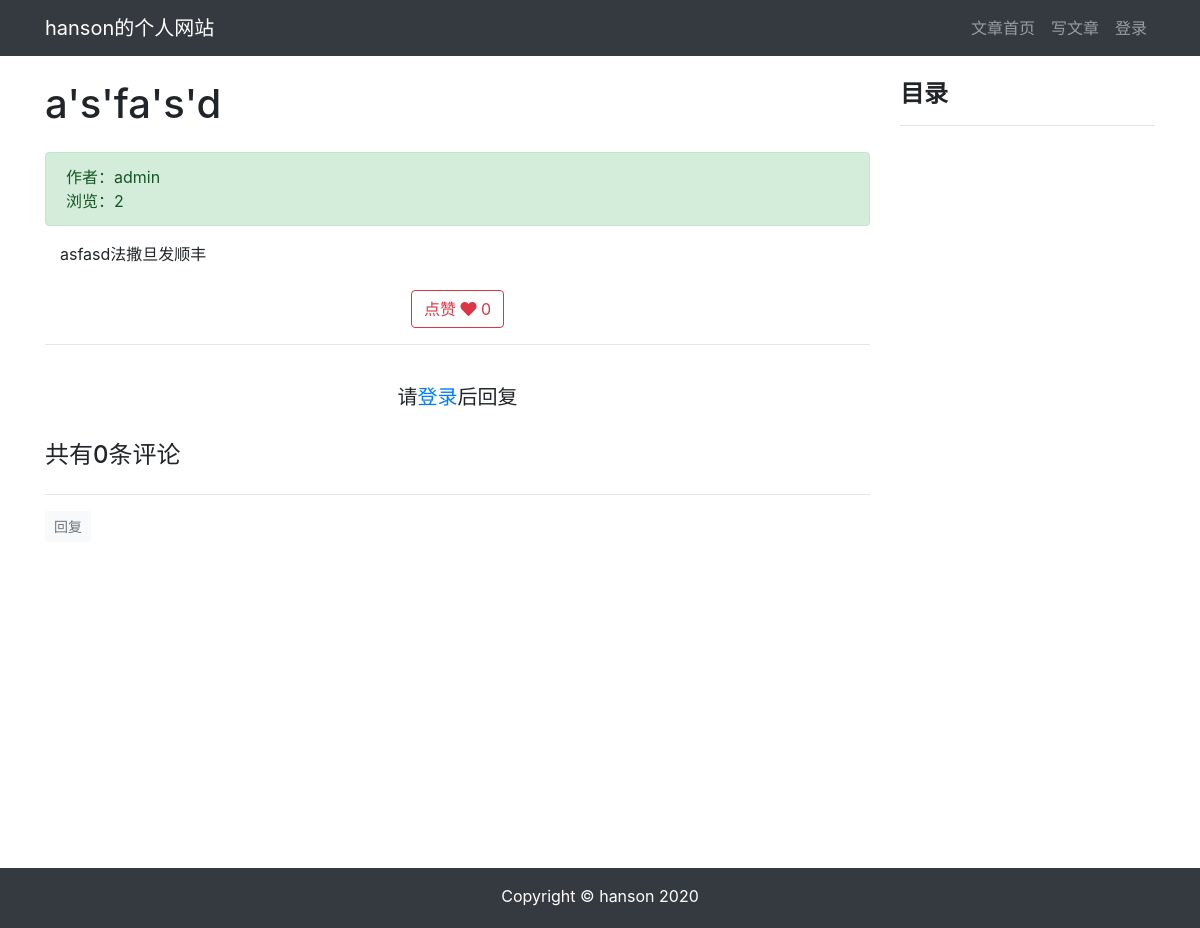
Screenshot of /article/article-detail/25/ with the database file from the repository.
### article/models.py (models this page shows, shortened)
class ArticlePost(models.Model):
    author = models.ForeignKey(User, on_delete=models.CASCADE)
    total_views = models.PositiveIntegerField(default=0)
    column = models.ForeignKey(
        ArticleColumn,
        null=True,
        blank=True,
        on_delete=models.CASCADE,
        related_name='article'
    )
    tags = TaggableManager(blank=True)
    likes = models.PositiveIntegerField(default=0)
    title = models.CharField(max_length=100)
    avatar = models.ImageField(upload_to='article/%Y%m%d/', blank=True)
    body = models.TextField()
    created = models.DateTimeField(default=timezone.now)
    updated = models.DateTimeField(auto_now=True)
    class Meta:
        ordering = ('-created',)
    def save(self, *args, **kwargs):
        article = super(ArticlePost, self).save(*args, **kwargs)
        return article

### article/views.py (the view)
# urls.py: path('article-detail/<int:id>/', views.article_detail, name='article_detail'),
def article_detail(request, id):
    article = ArticlePost.objects.get(id=id)
    comments = Comment.objects.filter(article=id)
    article.total_views += 1
    article.save(update_fields=['total_views'])
    md = markdown.Markdown(
        extensions=[
        'markdown.extensions.extra',
        'markdown.extensions.codehilite',
        'markdown.extensions.toc',
        ]
    )
    article.body = md.convert(article.body)
    comment_form = CommentForm()
    context = { 'article': article, 'toc': md.toc, 'comments': comments, 'comment_form': comment_form }
    return render(request, 'article/detail.html', context)

### templates/article/detail.html (shortened to what this page needs)
{% extends "base.html" %}
{% load staticfiles %}
{% load my_filters_and_tags %}
{% block content %}
<link rel="stylesheet" href="{% static 'prism/prism.css' %}">
<div class="container">
    <div class="row">
        <div class="col-9">
            <h1 class="mt-4 mb-4">{{ article.title }}</h1>
            <div class="alert alert-success">
                <div>
                    作者：{{ article.author }}
                </div>
                <div>
                    浏览：{{ article.total_views }}
                </div>
            </div>
            <div class="col-12">
                <p>{{ article.body|safe }}</p>
            </div>
            <div style="text-align:center;" class="mt-4">
                <button class="btn btn-outline-danger"
                        type="button"
                        onclick="validate_is_like(
                                 '{% url 'article:increase_likes' article.id %}',
                                 {{ article.id }},
                                 {{ article.likes }}
                                 )"
                        >
                    <span>点赞</span>
                    <span>
                        <i class="fas fa-heart"></i>
                    </span>
                    <span id="likes_number">
                        {{ article.likes }}
                    </span>
                </button>
            </div>
            <hr>
            {% if user.is_authenticated %}
                <div>
                    <form
                        action="{% url 'comment:post_comment' article.id %}"
                        method="POST"
                    >
                    {% csrf_token %}
                        <div class="form-group">
                            <label for="body">
                                <strong>
                                    我也要发言：
                                </strong>
                            </label>
                            <div>
                                {{ comment_form.media }}
                                {{ comment_form.body }}
                            </div>
                        </div>
                        <button type="submit" class="btn btn-primary ">发送</button>
                    </form>
                </div>
                <br>
            {% else %}
                <br>
                <h5 class="row justify-content-center">
                    请<a href="{% url 'userprofile:login' %}">登录</a>后回复
                </h5>
                <br>
            {% endif %}
            {% load mptt_tags %}
            <h4>共有{{ comments.count }}条评论</h4>
            <div class="row">
                {% recursetree comments %}
                    {% with comment=node %}
                        <div class="{% if comment.reply_to %}
                                    offset-1 col-11
                                    {% else %}
                                    col-12
                                    {% endif %}
                                    "
                              id="comment_elem_{{ comment.id }}"
                        >
                            <hr>
                            <div>
                                {% if user.is_authenticated %}
                                <button type="button"
                                        class="btn btn-light btn-sm text-muted"
                                        onclick="load_modal({{ article.id }}, {{ comment.id }})"
                                        >
                                    回复
                                </button>
                                {% else %}
                                <a class="btn btn-light btn-sm text-muted"
                                   href="{% url 'userprofile:login' %}"
                                   >
                                    回复
                                </a>
                                {% endif %}
                            </div>
                        </div>
                    {% endwith %}
                {% endrecursetree %}
            </div>
        </div>
        <div class="col-3 mt-4" id="sidebar" class="sidebar">
            <div class="sidebar__inner">
                 <h4><strong>目录</strong></h4>
                 <hr>
            </div>
        </div>
    </div>
</div>
{% endblock content %}

### templates/article/detail.html (style rules this page uses)
.sidebar__inner { transform: translate(0, 0); transform: translate3d(0, 0, 0); will-change: position, transform; }

### templates/base.html (style rules this page uses)
html, body { height: 100%; margin: 0; }

### rows the page displays
ArticlePost: title "a's'fa's'd", author "admin", total_views "2", body "asfasd法撒旦发顺丰", likes "0"

### other values shown
{{ comments.count }} "0"
